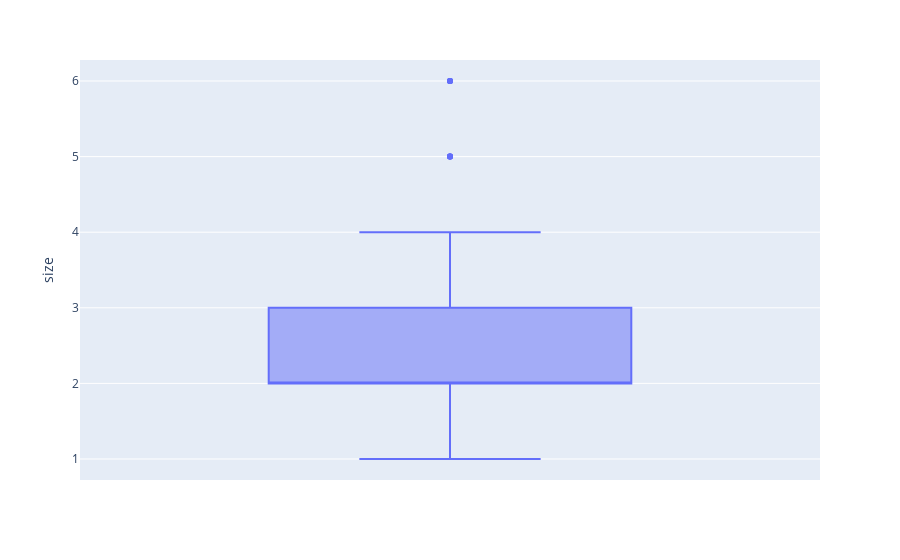

Notebook source saved alongside this figure:
### Code cell
px.box(df,y="size")

### Figure 1 — Plotly figure (JSON) as saved in the notebook; plotly's stock layout.template omitted (floating-point values rounded to 4 significant figures; data arrays with more than 128 entries replaced by an {"elided": "..."} marker saying what was removed)
{"data": [{"alignmentgroup": "True", "hovertemplate": "size=%{y}<extra></extra>", "legendgroup": "", "marker": {"color": "#636efa"}, "name": "", "notched": false, "offsetgroup": "", "orientation": "v", "showlegend": false, "type": "box", "x0": " ", "xaxis": "x", "y": {"elided": "244 int values"}, "y0": " ", "yaxis": "y"}], "layout": {"boxmode": "group", "legend": {"tracegroupgap": 0}, "margin": {"t": 60}, "xaxis": {"anchor": "y", "domain": [0, 1]}, "yaxis": {"anchor": "x", "domain": [0, 1], "title": {"text": "size"}}}}
